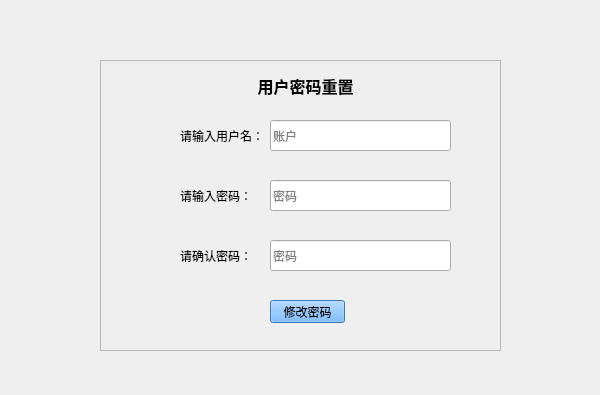
<?xml version="1.0" encoding="UTF-8"?>
<ui version="4.0">
 <class>ResetPswdPage</class>
 <widget class="QMainWindow" name="ResetPswdPage">
  <property name="geometry">
   <rect>
    <x>0</x>
    <y>0</y>
    <width>600</width>
    <height>395</height>
   </rect>
  </property>
  <property name="minimumSize">
   <size>
    <width>600</width>
    <height>395</height>
   </size>
  </property>
  <property name="maximumSize">
   <size>
    <width>600</width>
    <height>395</height>
   </size>
  </property>
  <property name="windowTitle">
   <string>用户密码重置</string>
  </property>
  <property name="styleSheet">
   <string notr="true">#ResetPswdPage{
	border-image: url(:/reset/images/background.bmp);
}</string>
  </property>
  <property name="tabShape">
   <enum>QTabWidget::Rounded</enum>
  </property>
  <widget class="QWidget" name="centralWidget">
   <widget class="QFrame" name="frame">
    <property name="geometry">
     <rect>
      <x>100</x>
      <y>60</y>
      <width>401</width>
      <height>291</height>
     </rect>
    </property>
    <property name="styleSheet">
     <string notr="true"/>
    </property>
    <property name="frameShape">
     <enum>QFrame::StyledPanel</enum>
    </property>
    <property name="frameShadow">
     <enum>QFrame::Raised</enum>
    </property>
    <widget class="QLineEdit" name="Account">
     <property name="geometry">
      <rect>
       <x>170</x>
       <y>60</y>
       <width>181</width>
       <height>31</height>
      </rect>
     </property>
     <property name="font">
      <font>
       <family>Times New Roman</family>
      </font>
     </property>
     <property name="placeholderText">
      <string>账户</string>
     </property>
    </widget>
    <widget class="QLineEdit" name="Reset_Password">
     <property name="geometry">
      <rect>
       <x>170</x>
       <y>120</y>
       <width>181</width>
       <height>31</height>
      </rect>
     </property>
     <property name="font">
      <font>
       <family>Times New Roman</family>
      </font>
     </property>
     <property name="contextMenuPolicy">
      <enum>Qt::ActionsContextMenu</enum>
     </property>
     <property name="echoMode">
      <enum>QLineEdit::Password</enum>
     </property>
     <property name="placeholderText">
      <string>密码</string>
     </property>
    </widget>
    <widget class="QLabel" name="Title">
     <property name="geometry">
      <rect>
       <x>110</x>
       <y>10</y>
       <width>191</width>
       <height>31</height>
      </rect>
     </property>
     <property name="font">
      <font>
       <pointsize>12</pointsize>
       <weight>75</weight>
       <bold>true</bold>
      </font>
     </property>
     <property name="text">
      <string>用户密码重置</string>
     </property>
     <property name="alignment">
      <set>Qt::AlignCenter</set>
     </property>
    </widget>
    <widget class="QPushButton" name="Reset">
     <property name="geometry">
      <rect>
       <x>170</x>
       <y>240</y>
       <width>75</width>
       <height>23</height>
      </rect>
     </property>
     <property name="styleSheet">
      <string notr="true">background-color: rgb(85, 170, 255);</string>
     </property>
     <property name="text">
      <string>修改密码</string>
     </property>
    </widget>
    <widget class="QLabel" name="Acct_label">
     <property name="geometry">
      <rect>
       <x>80</x>
       <y>60</y>
       <width>91</width>
       <height>31</height>
      </rect>
     </property>
     <property name="text">
      <string>请输入用户名：</string>
     </property>
    </widget>
    <widget class="QLabel" name="Pswd_label">
     <property name="geometry">
      <rect>
       <x>80</x>
       <y>120</y>
       <width>91</width>
       <height>31</height>
      </rect>
     </property>
     <property name="text">
      <string>请输入密码：</string>
     </property>
    </widget>
    <widget class="QLineEdit" name="Reset_Password1">
     <property name="geometry">
      <rect>
       <x>170</x>
       <y>180</y>
       <width>181</width>
       <height>31</height>
      </rect>
     </property>
     <property name="font">
      <font>
       <family>Times New Roman</family>
      </font>
     </property>
     <property name="contextMenuPolicy">
      <enum>Qt::ActionsContextMenu</enum>
     </property>
     <property name="echoMode">
      <enum>QLineEdit::Password</enum>
     </property>
     <property name="placeholderText">
      <string>密码</string>
     </property>
    </widget>
    <widget class="QLabel" name="Pswd1_label">
     <property name="geometry">
      <rect>
       <x>80</x>
       <y>180</y>
       <width>91</width>
       <height>31</height>
      </rect>
     </property>
     <property name="text">
      <string>请确认密码：</string>
     </property>
    </widget>
   </widget>
  </widget>
 </widget>
 <resources>
  <include location="../pic.qrc"/>
 </resources>
 <connections/>
</ui>
